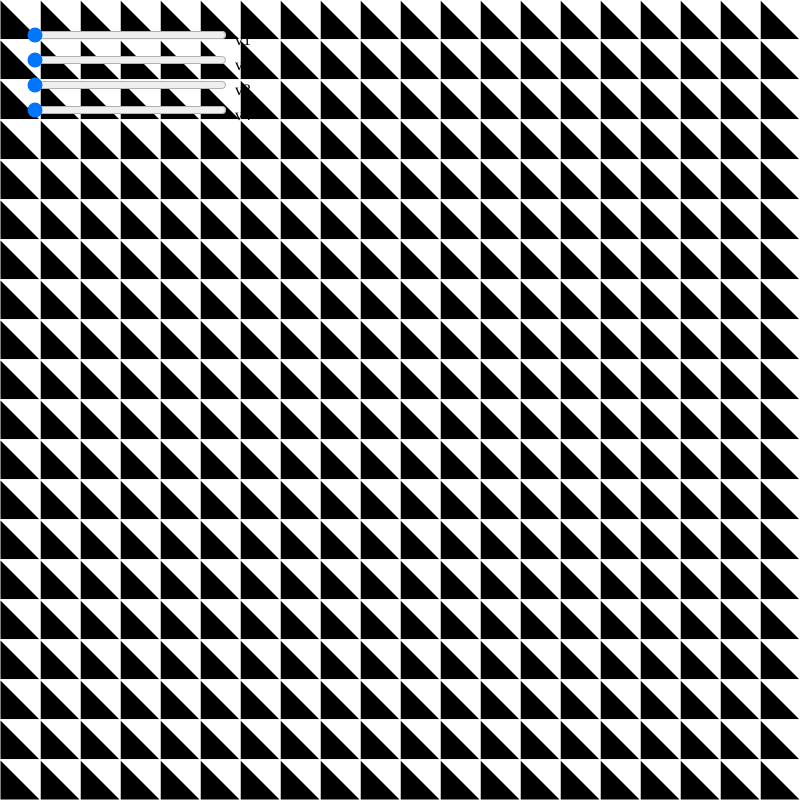
Frame 1 (no input)
Frame 60 (no input): identical to frame 1, image omitted
Frame 120 (the mouse pressed at the canvas centre since frame 60): identical to frame 1, image omitted

The p5.js sketch that drew this single still picture (run headless with seeded random() and noise() and a simulated clock; from frame 60 on, the mouse is pressed at the canvas centre):

// p5.js sketch
// ── sketch.js
let rW = 40;
let rH = 40;
let v1 = 0.25;
let v2 = 0.25;
let v3 = 0.25;
let v4 = 0.25;

let v1Slider, v2Slider, v3Slider, v4Slider;

function setup() {
  createCanvas(800, 800);
  noFill();
  stroke(255);
  angleMode(RADIANS);

  // Create sliders similar to ControlP5
  v1Slider = createSlider(0.25, 1, 0.25, 0.25);
  v1Slider.position(25, 25);
  v1Slider.style('width', '200px');
  createP('v1').position(235, 15);

  v2Slider = createSlider(0.25, 1, 0.25, 0.25);
  v2Slider.position(25, 50);
  v2Slider.style('width', '200px');
  createP('v2').position(235, 40);

  v3Slider = createSlider(0.25, 1, 0.25, 0.25);
  v3Slider.position(25, 75);
  v3Slider.style('width', '200px');
  createP('v3').position(235, 65);

  v4Slider = createSlider(0.25, 1, 0.25, 0.25);
  v4Slider.position(25, 100);
  v4Slider.style('width', '200px');
  createP('v4').position(235, 90);
}

function draw() {
  background(0);

  // Read slider values
  v1 = v1Slider.value();
  v2 = v2Slider.value();
  v3 = v3Slider.value();
  v4 = v4Slider.value();

  // Define pattern sets
  let patternA = [v1, v2, v3, v4];
  let patternB = [v4, v1, v2, v3];
  let patternC = [v3, v4, v1, v2];
  let patternD = [v2, v3, v4, v1];

  let patternList = [patternA, patternB, patternC, patternD];

  let patternIndex = 0;

  // Loop through the grid
  for (let j = 0; j < height / rH; j++) {
    let t = 0;
    let targetPattern = patternList[patternIndex];
    patternIndex++;
    if (patternIndex > patternList.length - 1) {
      patternIndex = 0;
    }

    for (let i = 0; i < width / rW; i++) {
      let v = targetPattern[t];
      let r = toQuadrant(v);
      drawSeed(i * rW, j * rH, r);
      t++;
      if (t > targetPattern.length - 1) {
        t = 0;
      }
    }
  }
}

// Map values to rotation quadrants
function toQuadrant(v) {
  if (v <= 0.25) {
    return TWO_PI * 0.25;
  } else if (v > 0.25 && v <= 0.5) {
    return TWO_PI * 0.5;
  } else if (v > 0.5 && v <= 0.75) {
    return TWO_PI * 0.75;
  } else {
    return TWO_PI;
  }
}

// Draws one Truchet tile
function drawSeed(x, y, r) {
  push();
  translate(x + rW / 2, y + rH / 2);
  rotate(r);
  rectMode(CENTER);
  noFill();
  rect(0, 0, rW, rH);
  fill(255);
  noStroke();
  triangle(-rW / 2, -rH / 2, rW / 2, -rH / 2, -rW / 2, rH / 2);
  pop();
}
